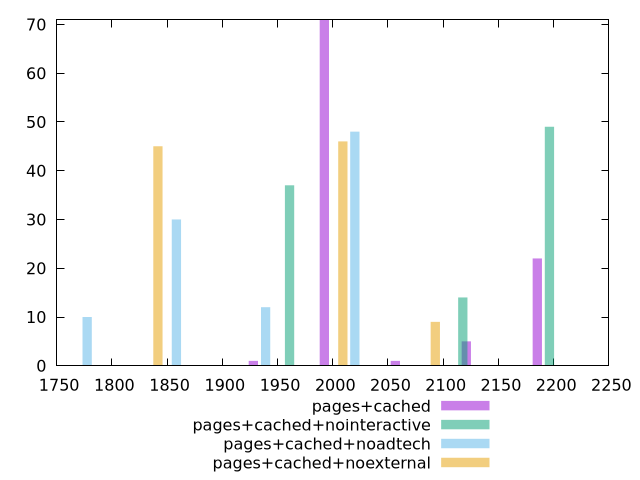

This figure's gnuplot source:
$_pagesCached <<EOF
1928.1194707683787 1
1992.3901197939915 71
2185.202066870829 22
2056.660768819604 1
2120.931417845217 5
EOF
$_pagesCachedNointeractive <<EOF
1960.889922137643 37
2196.1967127941602 49
2117.7611159086546 14
EOF
$_pagesCachedNoadtech <<EOF
2020.0271525616201 48
1858.4249803566906 30
1777.623894254226 10
1939.2260664591554 12
EOF
$_pagesCachedNoexternal <<EOF
1841.715908022957 45
2009.1446269341347 46
2092.8589863897237 9
EOF
set key outside below
set terminal pngcairo
set output "report_00006_2020-11-02T20-21-41.718Z/first-meaningful-paint/first-meaningful-paint_pages+cached_pages+cached+nointeractive_pages+cached+noadtech_pages+cached+noexternal+hist.png"
set boxwidth 8.371456370798688
set style fill transparent solid 0.5 noborder
set yrange [0:71]
plot $_pagesCached title "pages+cached" with boxes ,$_pagesCachedNointeractive title "pages+cached+nointeractive" with boxes ,$_pagesCachedNoadtech title "pages+cached+noadtech" with boxes ,$_pagesCachedNoexternal title "pages+cached+noexternal" with boxes ,
